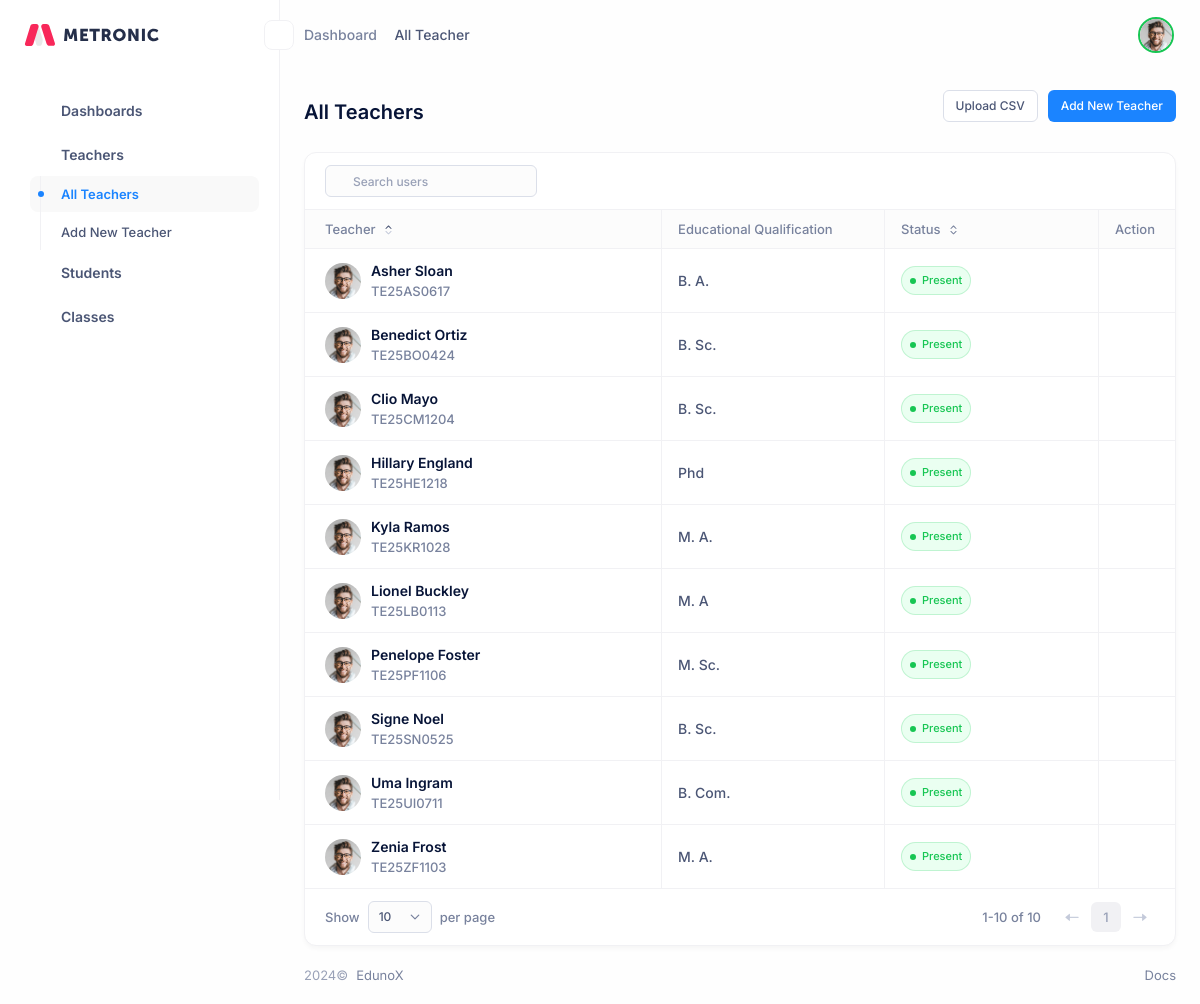
Page /teachers/ (signed in) on the committed database.
### account/models.py (models this page shows, shortened)
class User(AbstractUser):
    GENDER_CHOICES = (
        ('M', 'Male'),
        ('F', 'Female'),
        ('O', 'Other')
    )
    BLOOD_GROUP_CHOICE = (
        ('ap', 'A +'),
        ('an', 'A -'),
        ('bp', 'B +'),
        ('bn', 'B -'),
        ('abp', 'AB +'),
        ('abn', 'AB -'),
        ('op', 'O +'),
        ('on', 'O -'),
    )
    USER_TYPE = (
        ('TE', 'Teacher'),
        ('ST', 'Student'),
        ('AD', 'Admin'),
    )
    CASTE_CHOICE = (
        ('GN', 'General'),
        ('SC', 'SC'),
        ('ST', 'ST'),
        ('OB', 'OBC'),
    )
    RELIGION_CHOICE = (
        ('H', 'Hindu'),
        ('M', 'Muslim'),
        ('S', 'Sikh'),
        ('O', 'Other')
    )
    role = models.ManyToManyField(Role, blank=True)
    type = models.CharField(max_length=5, choices=USER_TYPE, default='ST')
    date_of_birth = models.DateField(null=True)
    date_joined = models.DateField(auto_now_add=True)
    gender = models.CharField(max_length=10, choices=GENDER_CHOICES, default='M')
    address = models.CharField(max_length=200, null=True)
    blood_group = models.CharField(max_length=5, null=True, choices=BLOOD_GROUP_CHOICE)
    profile_image = models.ImageField(upload_to='user/', null=True, blank=True)
    caste = models.CharField(max_length=5, null=True, choices=CASTE_CHOICE)
    religion = models.CharField(max_length=5, null=True, choices=RELIGION_CHOICE)
    def has_permission(self, perm_codename):
        return self.role.filter(permissions__codename=perm_codename).exists()

class TeacherProfile(models.Model):
    STATUS_CHOICE = (
        ('IO', 'In Office'),
        ('OL', 'On Leave'),
        ('ON', 'Online')
    )
    user = models.OneToOneField(User, on_delete=models.CASCADE, related_name='teacher_profile', limit_choices_to={'role': 1})
    designation = models.CharField(max_length=200, null=True)
    core_subject = models.CharField(max_length=200, null=True)
    qualification = models.CharField(max_length=300)
    bio = models.TextField(null=True, blank=True)
    status = models.CharField(max_length=2, choices=STATUS_CHOICE, default='IO')

### account/views.py (the view)
# urls.py: path('teachers/', TeacherListView.as_view(), name='teacher_list'),
@method_decorator(login_required, name='dispatch')
class TeacherListView(LoginRequiredMixin, TemplateView):
    template_name = 'account/teacher_list.html'
    def get_context_data(self, **kwargs):
        context = super().get_context_data(**kwargs)
        teachers = User.objects.filter(type='TE').select_related('teacher_profile').order_by('first_name')
        context.update({
            'teachers': teachers,
            'total_teacher': teachers.count()
        })
        return context

### account/templatetags/acc_filter.py (called while the page is built)
@register.filter
def has_perm(user, perm_codename):
    return user.has_permission(perm_codename)

### templates/account/teacher_list.html (shortened to what this page needs)
{% extends 'base_site.html' %}
{% block breadcrumb %}
    <div class="flex [.header_&amp;]:below-lg:hidden items-center gap-1.25 text-xs lg:text-sm font-medium mb-2.5 lg:mb-0" data-reparent="true" data-reparent-mode="prepend|lg:prepend" data-reparent-target="#content_container|lg:#header_container">
        <span class="text-gray-600">Dashboard</span>
        <i class="ki-filled ki-right text-gray-500 text-3xs"></i>
        <span class="text-gray-700">All Teacher</span>
    </div>
{% endblock breadcrumb %}
{% block content %}
<div class="container-fixed">
    <div class="flex flex-wrap items-center lg:items-end justify-between gap-5 pb-7.5">
        <div class="flex flex-col justify-center gap-2">
            <h1 class="text-xl font-semibold leading-none text-gray-900">All Teachers</h1>
        </div>
        <div class="flex items-center gap-2.5">
            <a class="btn btn-sm btn-light" href="#">Upload CSV</a>
            <a class="btn btn-sm btn-primary" href="{% url 'teacher_add' %}">Add New Teacher</a>
        </div>
    </div>
</div>
<div class="container-fixed">
    <div class="grid gap-5 lg:gap-7.5">
        <div class="card card-grid min-w-full">
            <div class="card-header flex-wrap gap-2">
                 <div class="flex">
                    <label class="input input-sm">
                        <i class="ki-filled ki-magnifier"></i>
                        <input placeholder="Search users" type="text" value="">
                    </label>
                </div>
            </div>
            <div class="card-body">
                <div data-datatable="false" id="teacher_table">
                    <div class="scrollable-x-auto">
                        <table class="table table-auto table-border" data-datatable-table="true">
                            <thead>
                                <tr>
                                    <th class="min-w-[300px]">
                                        <span class="sort asc">
                                            <span class="sort-label"> Teacher</span>
                                            <span class="sort-icon"></span>
                                        </span>
                                    </th>
                                    <th class="min-w-[180px]">Educational Qualification</th>
                                    <th class="min-w-[180px]">
                                        <span class="sort">
                                            <span class="sort-label">Status</span>
                                            <span class="sort-icon"></span>
                                        </span>
                                    </th>
                                    <th class="w-[60px]">Action</th>
                                </tr>
                            </thead>
                            <tbody>
                                {% for teacher in teachers %}
                                    <tr>
                                        <td>
                                            <div class="flex items-center gap-2.5">
                                                {% if teacher.profile_image %}
                                                    <img alt="" class="rounded-full size-9 shrink-0" src="/media/{{ teacher.profile_image }}" />
                                                {% else %}
                                                    <img alt="" class="rounded-full size-9 shrink-0" src="/static/media/avatars/300-2.png" />
                                                {% endif %}
                                                <div class="flex flex-col">
                                                    <a href="{% url 'teacher_detail' teacher.pk %}" class="text-sm font-semibold text-gray-900 mb-px">{{ teacher.get_full_name }}</a>
                                                    <a class="text-2sm font-medium text-gray-600 hover:text-primary-active" href="mailto:{{ teacher.email }}">{{ teacher.username }}</a>
                                                </div>
                                            </div>
                                        </td>
                                        <td>{{ teacher.teacher_profile.qualification }}</td>
                                        <td>
                                            {% if teacher.teacher_profile.status == 'IO' %}
                                                <span class="badge badge-success badge-outline rounded-[30px]">
                                                    <span class="size-1.5 rounded-full bg-success me-1.5"></span>Present
                                                </span>
                                            {% elif teacher.teacher_profile.status == 'ON' %}
                                                <span class="badge badge-primary badge-outline rounded-[30px]">
                                                    <span class="size-1.5 rounded-full bg-primary me-1.5"></span>Wprk From Home
                                                </span>
                                            {% elif teacher.teacher_profile.status == 'OL' %}
                                                <span class="badge badge-danger badge-outline rounded-[30px]">
                                                    <span class="size-1.5 rounded-full bg-danger me-1.5"></span>On Leave
                                                </span>
                                            {% endif %}
                                        </td>
                                        <td class="text-center">
                                            <div class="menu flex-inline" data-menu="true">
                                                <div class="menu-item" data-menu-item-offset="0, 10px"
                                                    data-menu-item-placement="bottom-end"
                                                    data-menu-item-toggle="dropdown"
                                                    data-menu-item-trigger="click|lg:click">
                                                    <button
                                                        class="menu-toggle btn btn-sm btn-icon btn-light btn-clear">
                                                    </button>
                                                </div>
                                            </div>
                                        </td>
                                    </tr>
                                {% endfor %}
                            </tbody>
                        </table>
                    </div>
                    <div
                        class="card-footer justify-center md:justify-between flex-col md:flex-row gap-5 text-gray-600 text-2sm font-medium">
                        <div class="flex items-center gap-2 order-2 md:order-1">Show
                            <select class="select select-sm w-16" data-datatable-size="true" name="perpage"></select> per page
                        </div>
                        <div class="flex items-center gap-4 order-1 md:order-2">
                            <span data-datatable-info="true">
                            </span>
                            <div class="pagination" data-datatable-pagination="true">
                            </div>
                        </div>
                    </div>
                </div>
            </div>
        </div>
    </div>
</div>
{% endblock content %}

### rows in the picture
User: get_full_name "Asher Sloan", username "TE25AS0617", teacher_profile.qualification "B. A.", shows "Present"
User: get_full_name "Benedict Ortiz", username "TE25BO0424", teacher_profile.qualification "B. Sc.", shows "Present"
User: get_full_name "Clio Mayo", username "TE25CM1204", teacher_profile.qualification "B. Sc.", shows "Present"
User: get_full_name "Hillary England", username "TE25HE1218", teacher_profile.qualification "Phd", shows "Present"
User: get_full_name "Kyla Ramos", username "TE25KR1028", teacher_profile.qualification "M. A.", shows "Present"
User: get_full_name "Lionel Buckley", username "TE25LB0113", teacher_profile.qualification "M. A", shows "Present"
User: get_full_name "Penelope Foster", username "TE25PF1106", teacher_profile.qualification "M. Sc.", shows "Present"
User: get_full_name "Signe Noel", username "TE25SN0525", teacher_profile.qualification "B. Sc.", shows "Present"
User: get_full_name "Uma Ingram", username "TE25UI0711", teacher_profile.qualification "B. Com.", shows "Present"
User: get_full_name "Zenia Frost", username "TE25ZF1103", teacher_profile.qualification "M. A.", shows "Present"
